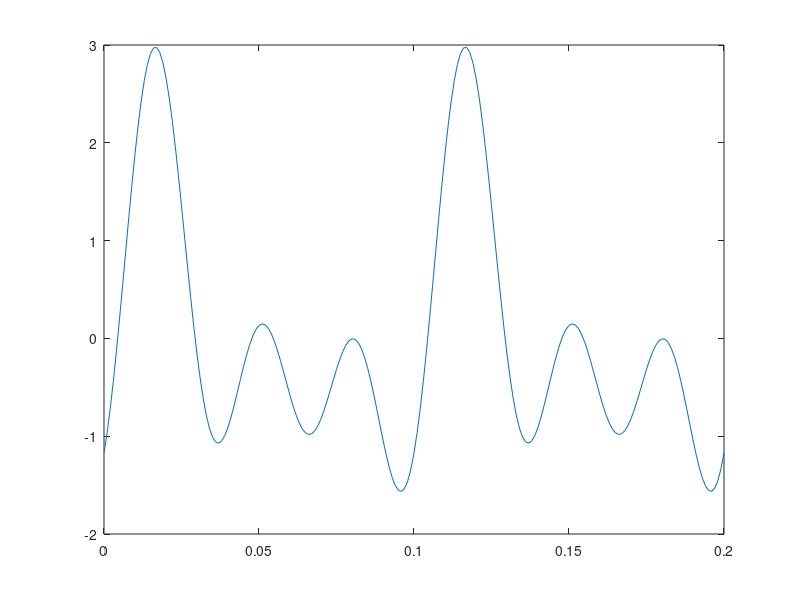

The MATLAB source for this figure:
N = 3;
f1 = 10;
f2 = 20;
f3 = 30;

t = 0:1e-3:2*0.1;

fase = rand(1,3)*2*pi-pi;

x = sin(2*pi*f1*t+fase(1)) + sin(2*pi*f2*t+fase(2)) + sin(2*pi*f3*t+fase(3));

plot(t,x)